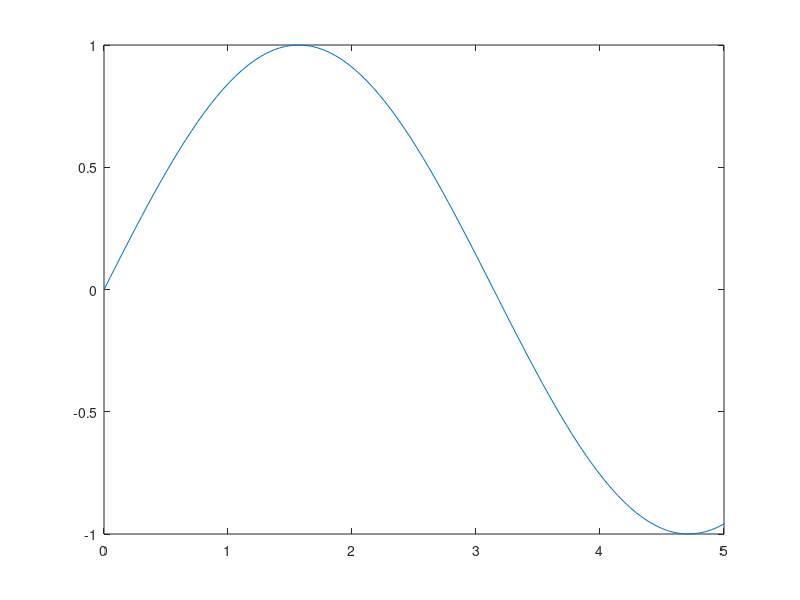

This chart was generated by the following MATLAB code:
% MAIN  --  Script
%
% A simple introduction to scripts in Matlab.

%% What is a script?
%
% A script is a matlab file (filename.m) that runs as if it was directly
% entered into the command prompt. As a result, all variables that you
% create remain in the workspace after the script is done running.
%
% You can think of a script as a simple tool to write down a list of
% commands that you want to run one after the other

% This is a command for writing text to the command prompt:
disp('Hello World!');  

%% How to run a script?
%
% You can run a script by typing the file name in the command prompt:
% >> MAIN_0_script
% This assumes that you have the script file on the Matlab path.
%
% You can click on the green play button that says "Run" on the top of the
% window, as long as the script is selected in the editor.
%
% On Windows (and Linux) you can press F5 to run a script as well. There is
% a similar command on Mac, but I don't have one to test it on now.

%%  A script can do basic operations and print them to the command prompt

% The result will be assigned to the variable "ans"
2+3

% We can now use "ans".
value = ans + 4

% Here were are going to modify value, but not print the result. 
value = value + 1;   %Notice the semicolon!

%% A script can call a function:

% Create 100 points, evenly spaced between zero and five
t = linspace(0,5,100);

% Call a function. Suppress output.
x = sin(t);

%% We can also plot using a script:
figure(1); clf;  % Open Figure 1 and clear it
plot(t,x);  %Plot x vs t





